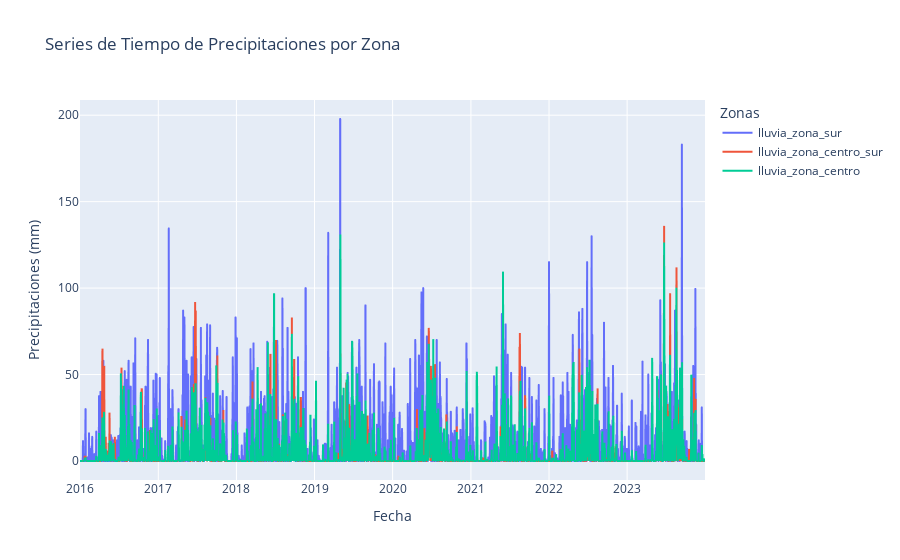

The notebook cell this image was saved under:
### Code cell
import plotly.express as px

# Asegúrate de que df_lluvias_zonas es tu DataFrame

# Creando el gráfico de líneas con Plotly
fig = px.line(df_lluvias_zonas, x='fecha', y=['lluvia_zona_sur', 'lluvia_zona_centro_sur', 'lluvia_zona_centro'],
              title='Series de Tiempo de Precipitaciones por Zona',
              labels={'value': 'Precipitaciones (mm)', 'variable': 'Zonas'},
              markers=False)

# Configuración de la leyenda y títulos de los ejes
fig.update_layout(legend_title_text='Zonas',
                  xaxis_title='Fecha',
                  yaxis_title='Precipitaciones (mm)')

# Mostrando el gráfico
fig.show()

### Figure 1 — Plotly figure (JSON) as saved in the notebook; plotly's stock layout.template omitted (floating-point values rounded to 4 significant figures; data arrays with more than 128 entries replaced by an {"elided": "..."} marker saying what was removed)
{"data": [{"hovertemplate": "Zonas=lluvia_zona_sur<br>fecha=%{x}<br>Precipitaciones (mm)=%{y}<extra></extra>", "legendgroup": "lluvia_zona_sur", "line": {"color": "#636efa", "dash": "solid"}, "marker": {"symbol": "circle"}, "mode": "lines", "name": "lluvia_zona_sur", "showlegend": true, "type": "scattergl", "x": {"elided": "2922 str values"}, "xaxis": "x", "y": {"elided": "2922 float values"}, "yaxis": "y"}, {"hovertemplate": "Zonas=lluvia_zona_centro_sur<br>fecha=%{x}<br>Precipitaciones (mm)=%{y}<extra></extra>", "legendgroup": "lluvia_zona_centro_sur", "line": {"color": "#EF553B", "dash": "solid"}, "marker": {"symbol": "circle"}, "mode": "lines", "name": "lluvia_zona_centro_sur", "showlegend": true, "type": "scattergl", "x": {"elided": "2922 str values"}, "xaxis": "x", "y": {"elided": "2922 float values"}, "yaxis": "y"}, {"hovertemplate": "Zonas=lluvia_zona_centro<br>fecha=%{x}<br>Precipitaciones (mm)=%{y}<extra></extra>", "legendgroup": "lluvia_zona_centro", "line": {"color": "#00cc96", "dash": "solid"}, "marker": {"symbol": "circle"}, "mode": "lines", "name": "lluvia_zona_centro", "showlegend": true, "type": "scattergl", "x": {"elided": "2922 str values"}, "xaxis": "x", "y": {"elided": "2922 float values"}, "yaxis": "y"}], "layout": {"legend": {"title": {"text": "Zonas"}, "tracegroupgap": 0}, "title": {"text": "Series de Tiempo de Precipitaciones por Zona"}, "xaxis": {"anchor": "y", "domain": [0, 1], "title": {"text": "Fecha"}}, "yaxis": {"anchor": "x", "domain": [0, 1], "title": {"text": "Precipitaciones (mm)"}}}}
